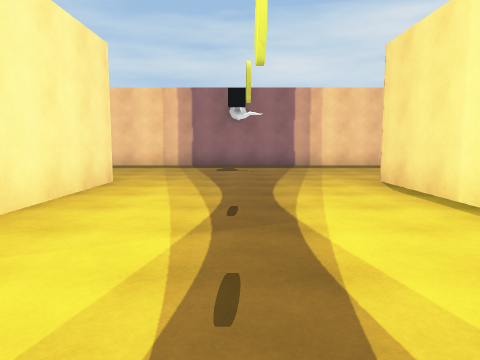
View 1 (above)

24 first-person views from a walk through a Unity game level. The camera is 1.4 m above the floor, tilts 6° down and sees 70° across. The floor is counted in squares, 2 m on a side. Each view is taken from the middle of a square. On the plan, view 1 faces up. The plan holds only what a view shows up to about 11 squares ahead; the rest is blank. The place goes on beyond the plan. The player character is not drawn.

View 2
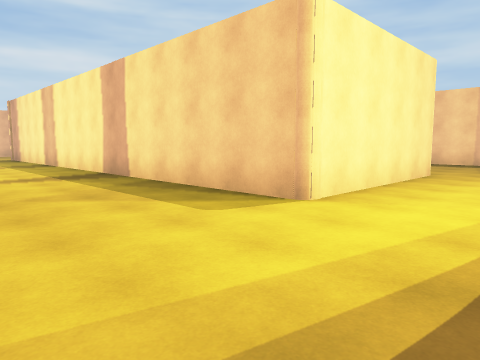

View 3
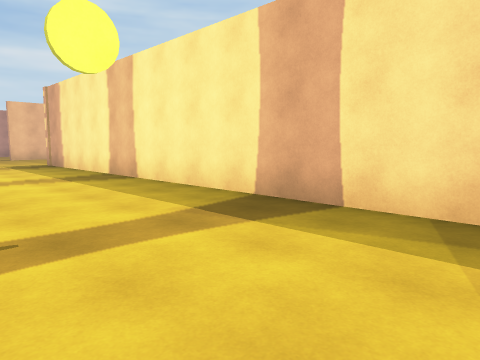

View 4
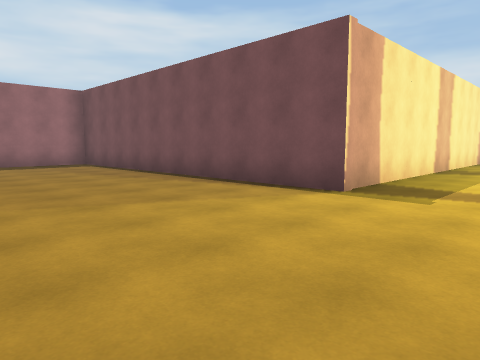

View 5
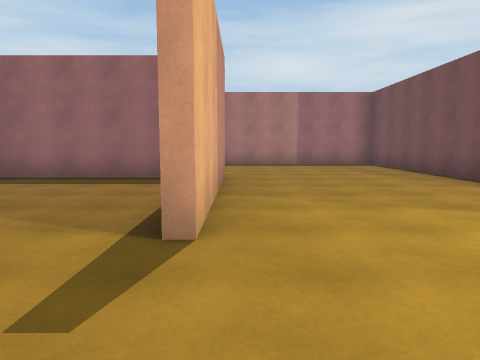

View 6
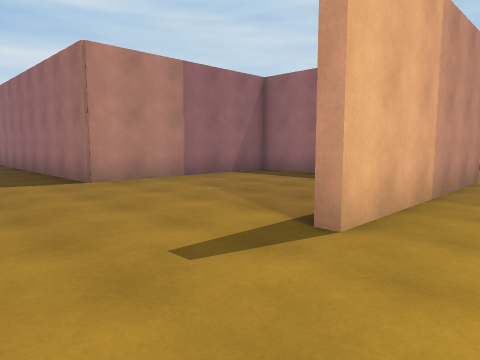

View 7
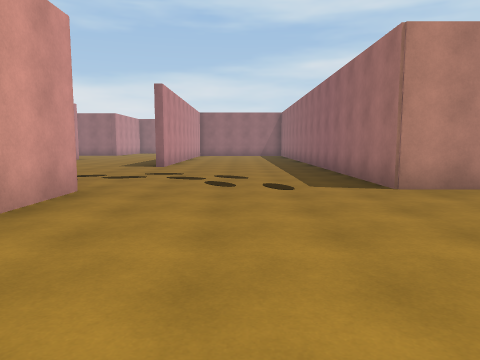

View 8
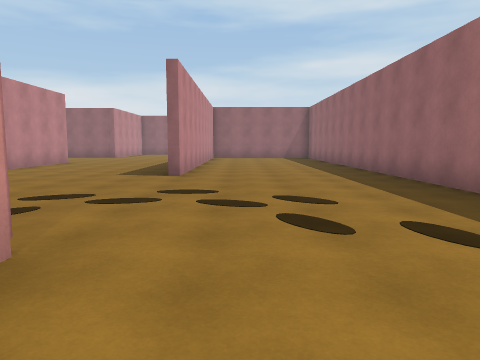

View 9
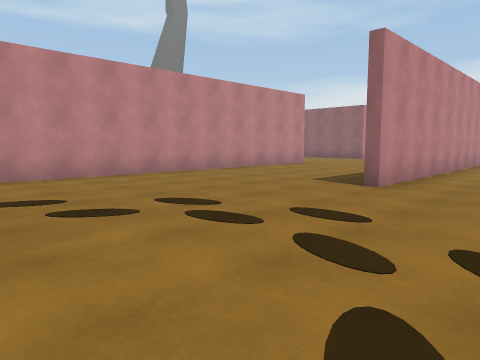

View 10
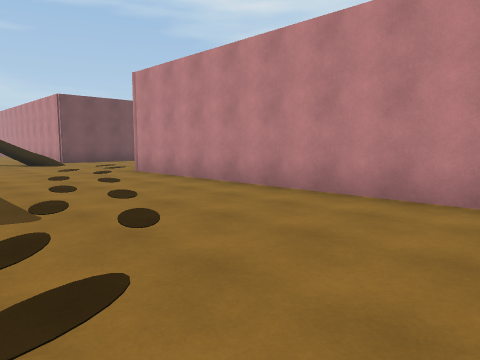

View 11
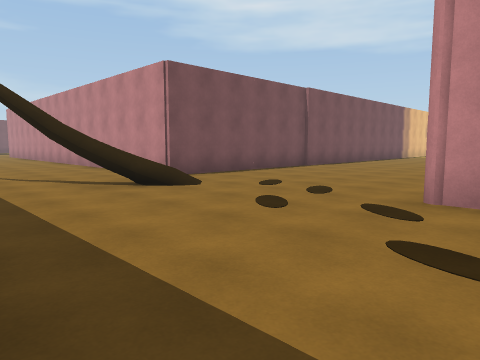

View 12
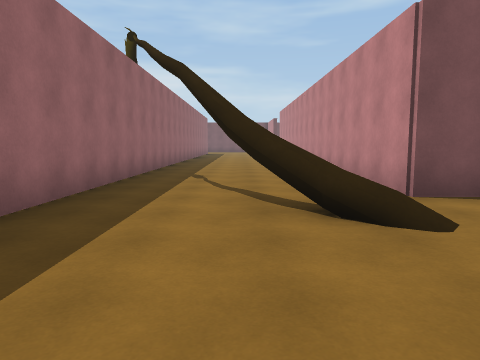

View 13
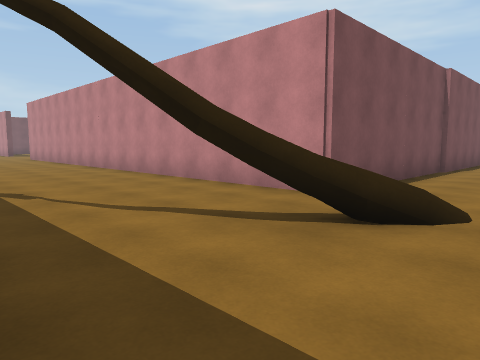

View 14
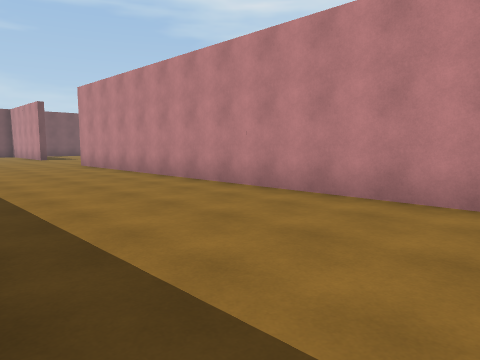

View 15
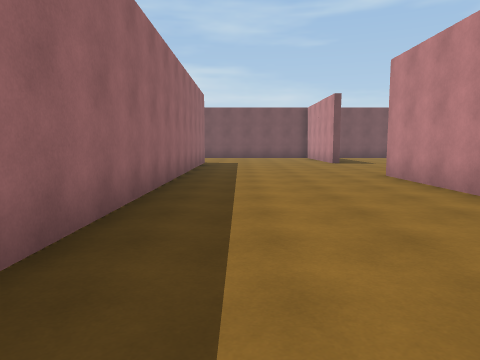

View 16
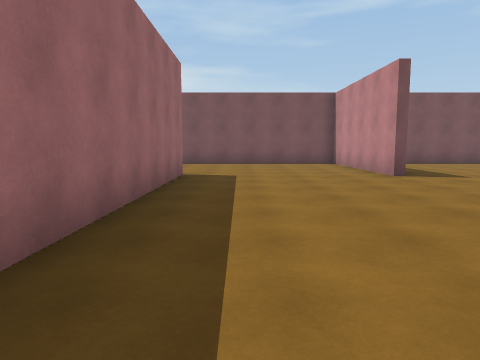

View 17
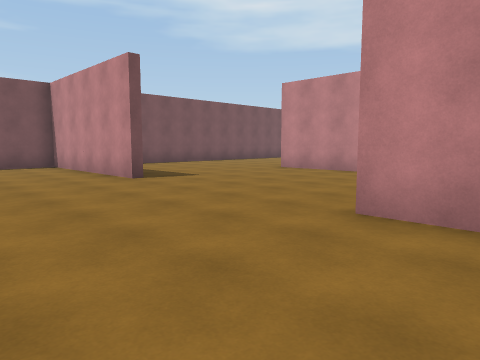

View 18
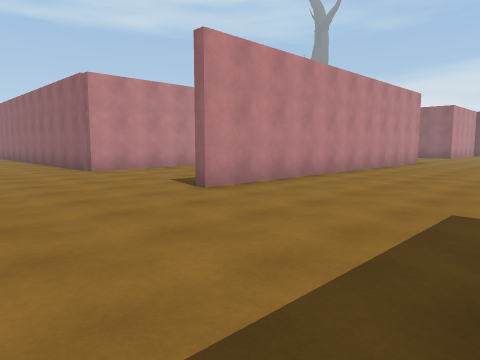

View 19
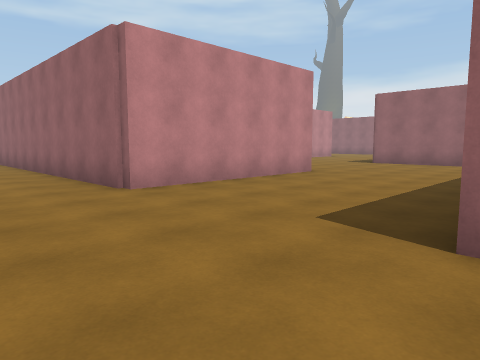

View 20
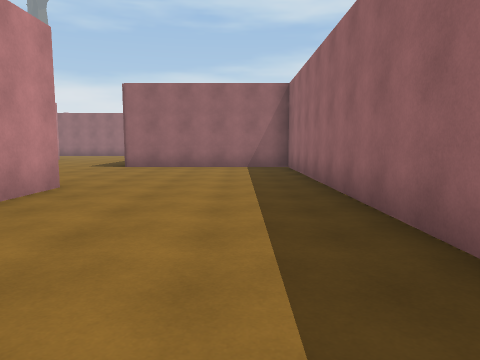

View 21
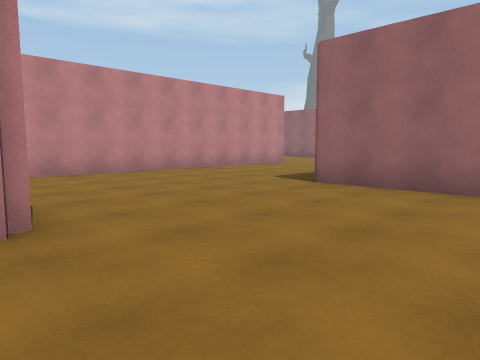

View 22
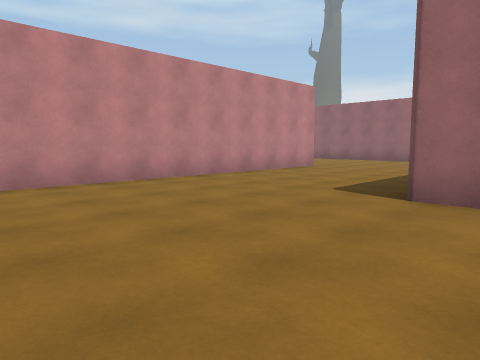

View 23
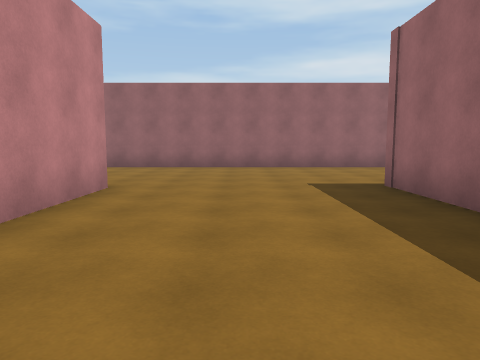

View 24
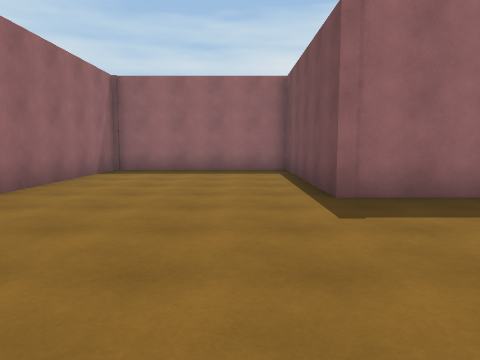

### Floor plan
Points are (right, up) in squares from view 1. A wall is a line through its corners. A room is listed if a view was taken in it or the views show most of it. See-through windows are left out.
Room 1 (views 1, 2, 3, 4, 5, 6, 7, 8, 9, 10, 11, 12, 13)
walls: (-16.6, -3.7) (-18.8, -3.7); (-22.3, 6.5) (-22.3, 1.4); (-18.4, -6.6) (-17.8, -5.8); (-18.8, -6.7) (-17.6, -5.9); (-18.8, -6.9) (-18.4, -6.5); (-23.6, 6.2) (-27.3, 6.2) (-27.3, 1.5) (-36, 1.5); (-18.5, 11.2) (-19.9, 11.2); (-27.1, -3.4) (-25.4, -3.4); (-17.4, -13.5) (-17.4, -8.1); (-2.4, 6.4) (-2.4, 1.5) (-17.4, 1.5) (-17.4, 10.1); (-17.6, -17.2) (-17.6, -13.5); (2.7, 3.8) (2.7, 6.4); (-36.5, -3.4) (-32.5, -3.4); (-36.1, -8.2) (-22.9, -8.2)
ways out: opening at (-17.5, -4.5) to room 2
Room 2 (views 14, 15, 16, 17, 18, 19, 20, 21, 22, 23, 24)
walls: (-5.4, -13.3) (2.6, -13.3); (1, -13.5) (-7.4, -13.5) (-7.4, -18.6); (-2.6, -17.9) (2.5, -17.9) (2.5, -23.5); (2.4, -8.2) (6.5, -8.2); (-10.5, -18.5) (-12.7, -18.5) (-12.7, -13.5) (-17.4, -13.5) (-17.4, -23.5); (-10.9, -3.7) (-16.6, -3.7); (3, -3.7) (-8.2, -3.7); (-17.6, -8.2) (-2.4, -8.2); (-12.5, -23.1) (-3.9, -23.1)
ways out: opening at (-17.5, -4.5) to room 1; gap at (-18, -7)

Positions as (right, up) in squares from view 1, and headings:
1: (0, 0), facing up
2: (0, -2), facing up-left
3: (-5, -2), facing up-left
4: (-22, -1), facing up-right
5: (-22, -1), facing up
6: (-21, -1), facing up-left
7: (-22, -1), facing left
8: (-25, -2), facing left
9: (-27, -1), facing down-left
10: (-31, -4), facing down-right
11: (-24, -4), facing down-right
12: (-22, -6), facing right
13: (-20, -4), facing down-right
14: (-14, -4), facing down-right
15: (-10, -5), facing right
16: (-5, -5), facing right
17: (-4, -5), facing down-right
18: (6, -9), facing down-left
19: (5, -13), facing down-left
20: (3, -15), facing left
21: (-2, -15), facing down-left
22: (-3, -17), facing down-left
23: (-7, -21), facing left
24: (-14, -23), facing up
